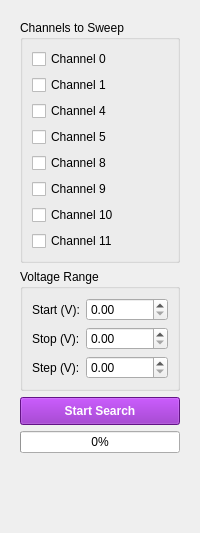
       <widget class="QWidget" name="tab_search">
        <attribute name="title">
         <string>Exhaustive Search</string>
        </attribute>
        <layout class="QHBoxLayout" name="horizontalLayout_7">
         <item>
          <widget class="QWidget" name="search_controls" native="true">
           <layout class="QVBoxLayout" name="vl_search_controls">
            <item>
             <widget class="QGroupBox" name="search_grp_channels">
              <property name="title">
               <string>Channels to Sweep</string>
              </property>
              <layout class="QVBoxLayout" name="vl_search_channels">
               <item>
                <widget class="QCheckBox" name="search_chk_ch0">
                 <property name="text">
                  <string>Channel 0</string>
                 </property>
                </widget>
               </item>
               <item>
                <widget class="QCheckBox" name="search_chk_ch1">
                 <property name="text">
                  <string>Channel 1</string>
                 </property>
                </widget>
               </item>
               <item>
                <widget class="QCheckBox" name="search_chk_ch4">
                 <property name="text">
                  <string>Channel 4</string>
                 </property>
                </widget>
               </item>
               <item>
                <widget class="QCheckBox" name="search_chk_ch5">
                 <property name="text">
                  <string>Channel 5</string>
                 </property>
                </widget>
               </item>
               <item>
                <widget class="QCheckBox" name="search_chk_ch8">
                 <property name="text">
                  <string>Channel 8</string>
                 </property>
                </widget>
               </item>
               <item>
                <widget class="QCheckBox" name="search_chk_ch9">
                 <property name="text">
                  <string>Channel 9</string>
                 </property>
                </widget>
               </item>
               <item>
                <widget class="QCheckBox" name="search_chk_ch10">
                 <property name="text">
                  <string>Channel 10</string>
                 </property>
                </widget>
               </item>
               <item>
                <widget class="QCheckBox" name="search_chk_ch11">
                 <property name="text">
                  <string>Channel 11</string>
                 </property>
                </widget>
               </item>
              </layout>
             </widget>
            </item>
            <item>
             <widget class="QGroupBox" name="search_grp_range">
              <property name="title">
               <string>Voltage Range</string>
              </property>
              <layout class="QFormLayout" name="fl_search_range">
               <item row="0" column="0">
                <widget class="QLabel" name="label_53">
                 <property name="text">
                  <string>Start (V):</string>
                 </property>
                </widget>
               </item>
               <item row="0" column="1">
                <widget class="QDoubleSpinBox" name="search_input_start">
                 <property name="text" stdset="0">
                  <string>0,00</string>
                 </property>
                </widget>
               </item>
               <item row="1" column="0">
                <widget class="QLabel" name="label_54">
                 <property name="text">
                  <string>Stop (V):</string>
                 </property>
                </widget>
               </item>
               <item row="1" column="1">
                <widget class="QDoubleSpinBox" name="search_input_stop">
                 <property name="text" stdset="0">
                  <string>0,00</string>
                 </property>
                </widget>
               </item>
               <item row="2" column="0">
                <widget class="QLabel" name="label_55">
                 <property name="text">
                  <string>Step (V):</string>
                 </property>
                </widget>
               </item>
               <item row="2" column="1">
                <widget class="QDoubleSpinBox" name="search_input_step">
                 <property name="text" stdset="0">
                  <string>0,00</string>
                 </property>
                </widget>
               </item>
              </layout>
             </widget>
            </item>
            <item>
             <widget class="QPushButton" name="search_btn_start_stop">
              <property name="styleSheet">
               <string>background-color: #8a1bbb; color: white; font-weight: bold; padding: 6px;</string>
              </property>
              <property name="text">
               <string>Start Search</string>
              </property>
             </widget>
            </item>
            <item>
             <widget class="QProgressBar" name="search_progress">
              <property name="value">
               <number>0</number>
              </property>
             </widget>
            </item>
            <item>
             <widget class="QLabel" name="search_status_lbl">
              <property name="text">
               <string/>
              </property>
             </widget>
            </item>
            <item>
             <spacer name="spacer_search">
              <property name="orientation">
               <enum>Qt::Orientation::Vertical</enum>
              </property>
              <property name="sizeHint" stdset="0">
               <size>
                <width>20</width>
                <height>40</height>
               </size>
              </property>
             </spacer>
            </item>
           </layout>
          </widget>
         </item>
        </layout>
       </widget>
